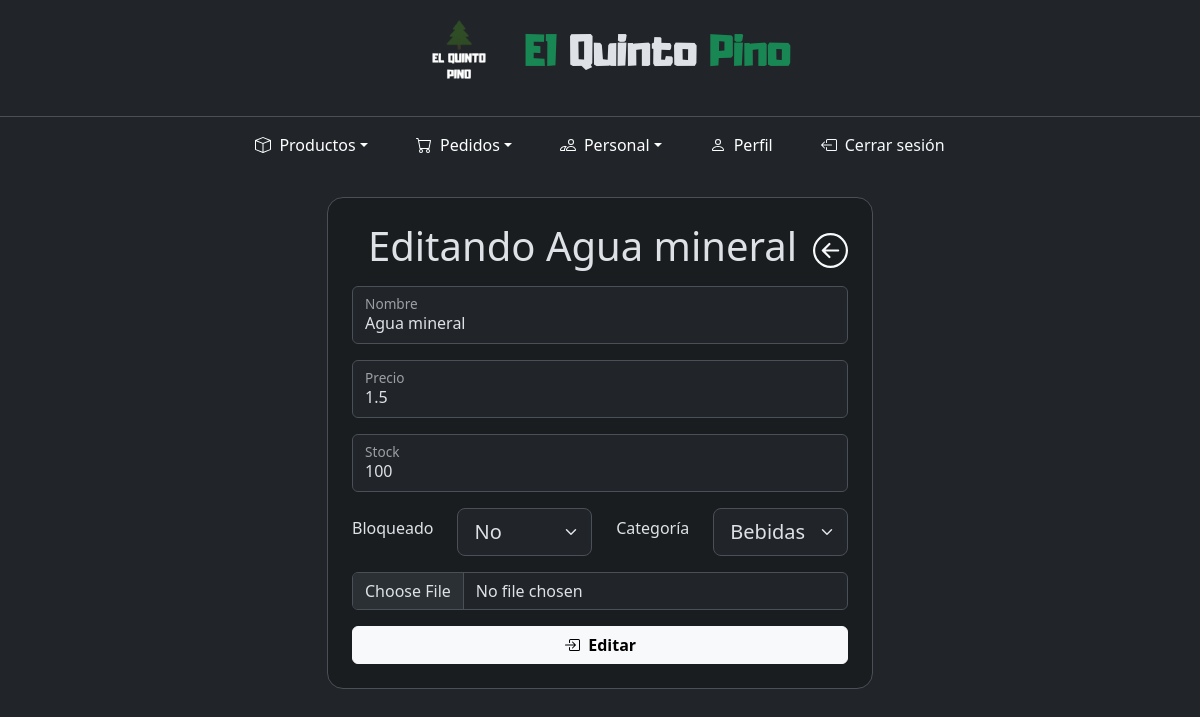
/encargado/editarProducto.php?id=1 (signed in), run on an earlier commit of the app's database.
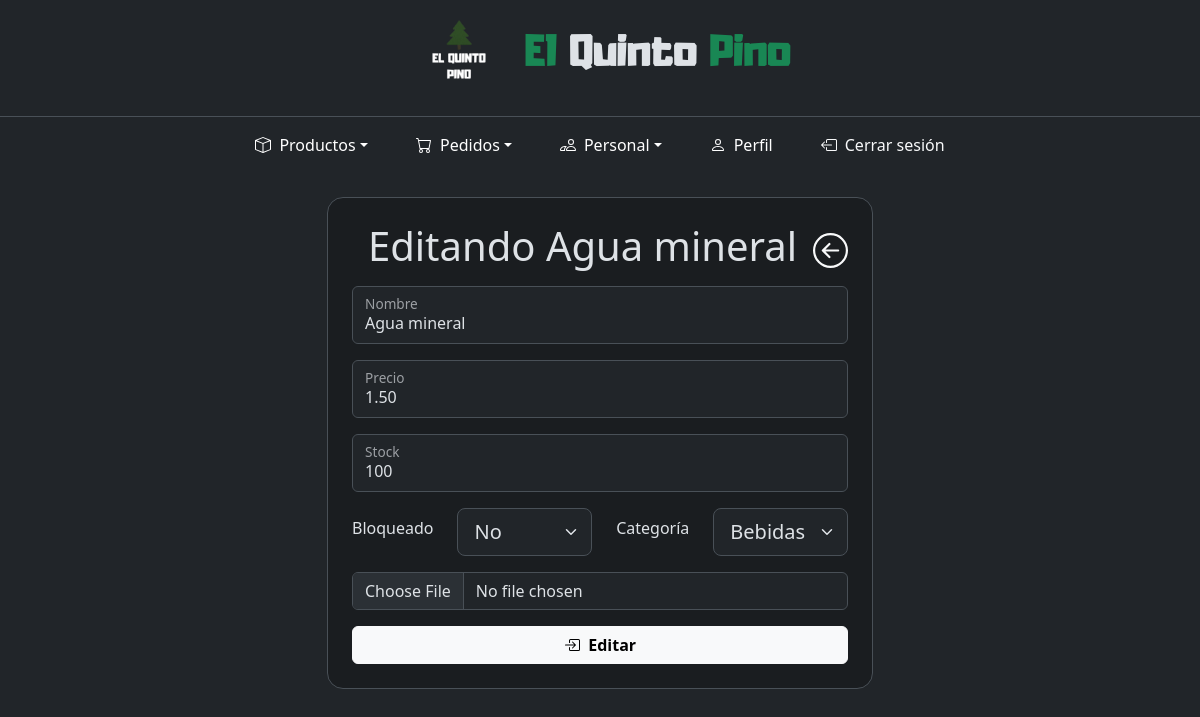
And on a later commit of the database.
### tables this page shows
CREATE TABLE `producto` (
  `id` int(11) NOT NULL,
  `nombre` varchar(255) NOT NULL,
  `precio` decimal(10,2) NOT NULL,
  `stock` int(11) NOT NULL,
  `estado` tinyint(1) NOT NULL COMMENT '0- bloqueado 1-activo',
  `categoria` int(11) NOT NULL,
  `estado_categoria` tinyint(1) NOT NULL COMMENT '0- bloqueado 1- activo'
);

### encargado/editarProducto.php (the view, shortened to what the changed rows need)
<?php
include("../components/conexion.php");
?>
<!DOCTYPE html>
<html lang="es" data-bs-theme="dark">
<head>
    <link rel="stylesheet" href="../bootstrap/css/bootstrap.min.css" />
    <link rel="stylesheet" href="../styles.css" />
</head>
<body>
    <div class="container-fluid min-vh-100 d-flex flex-column">
        <?php
        include("../components/header.php");
        $idProducto = $_GET["id"];
        $consulta = "SELECT * FROM producto WHERE id = '$idProducto'";
        $result = mysqli_query($conn, $consulta);
        $row = mysqli_fetch_array($result);
        ?>
        <main class="container my-4 flex-grow-1">
            <div class="row justify-content-center">
                <div class="col-12 col-md-10 col-lg-8 col-xl-6">
                    <section class="bg-dark-subtle border rounded-4 p-3 p-sm-4">
                        <header class="text-center mb-3">
                            <h2 class="display-6">
                                <a href="/restaurante/encargado/encargado.php" class="float-end link-light"> </a>
                                Editando <strong><?php echo $row["nombre"] ?></strong>
                            </h2>
                        </header>
                        <div class="row justify-content-center">
                            <form action="editarProducto02.php" method="post" class="col-12" enctype="multipart/form-data">
                                <div class="form-floating mb-3">
                                    <input type="text" class="form-control" id="nombre" name="nombre" placeholder="Nombre" value="<?php echo $row["nombre"] ?>" required />
                                    <label for="nombre">Nombre</label>
                                </div>
                                <div class="form-floating mb-3">
                                    <input type="text" class="form-control" id="precio" name="precio" placeholder="Precio" value="<?php echo $row["precio"] ?>" required />
                                    <label for="precio">Precio</label>
                                </div>
                                <div class="form-floating mb-3">
                                    <input type="text" class="form-control" id="stock" name="stock" placeholder="Stock" value="<?php echo $row["stock"] ?>" required />
                                    <label for="stock">Stock</label>
                                </div>
                                <div class="row mb-3 align-items-center">
                                    <div class="col-auto col-md">
                                        <select
                                            class="form-select form-select-lg"
                                            name="bloqueado"
                                            id="bloqueado">
                                            <?php
                                            if ($row["estado"] == 1) {
                                            ?>
                                                <option value="no" selected>No</option>
                                            <?php
                                            } else {
                                            ?>
                                                <option value="si" selected>Si</option>
                                                <option value="no">No</option>
                                            <?php
                                            }
                                            ?>
                                        </select>
                                    </div>
                                </div>
                            </form>
                        </div>
                    </section>
                </div>
            </div>
        </main>
    </div>
</body>
</html>

What changed in the data, as far as the page shows it:
changed producto "Agua mineral": precio "1.5" → "1.50"
